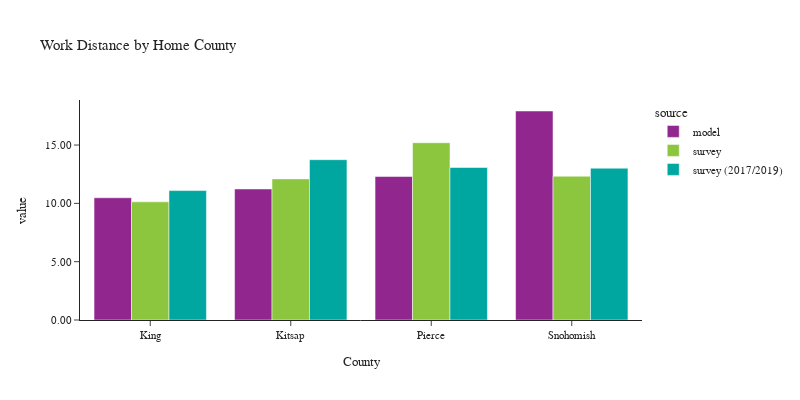

Notebook code for this chart:
### Code cell
plot_work_location(df_workers, 'CountyName_home', 'Home County', 'County')

### Figure 1 — Plotly figure (JSON) as saved in the notebook; plotly's stock layout.template omitted (floating-point values rounded to 4 significant figures)
{"data": [{"alignmentgroup": "True", "customdata": [[126237], [11859], [40618], [42740]], "hovertemplate": "source=model<br>CountyName_home=%{x}<br>value=%{y}<br>sample count=%{customdata[0]}<extra></extra>", "legendgroup": "model", "marker": {"color": "#91268F", "pattern": {"shape": ""}}, "name": "model", "offsetgroup": "model", "orientation": "v", "showlegend": true, "textposition": "auto", "type": "bar", "x": ["King", "Kitsap", "Pierce", "Snohomish"], "xaxis": "x", "y": [10.48, 11.23, 12.3, 17.92], "yaxis": "y"}, {"alignmentgroup": "True", "customdata": [[1936], [125], [250], [294]], "hovertemplate": "source=survey<br>CountyName_home=%{x}<br>value=%{y}<br>sample count=%{customdata[0]}<extra></extra>", "legendgroup": "survey", "marker": {"color": "#8CC63E", "pattern": {"shape": ""}}, "name": "survey", "offsetgroup": "survey", "orientation": "v", "showlegend": true, "textposition": "auto", "type": "bar", "x": ["King", "Kitsap", "Pierce", "Snohomish"], "xaxis": "x", "y": [10.13, 12.1, 15.2, 12.33], "yaxis": "y"}, {"alignmentgroup": "True", "customdata": [[4683], [139], [407], [366]], "hovertemplate": "source=survey (2017/2019)<br>CountyName_home=%{x}<br>value=%{y}<br>sample count=%{customdata[0]}<extra></extra>", "legendgroup": "survey (2017/2019)", "marker": {"color": "#00A7A0", "pattern": {"shape": ""}}, "name": "survey (2017/2019)", "offsetgroup": "survey (2017/2019)", "orientation": "v", "showlegend": true, "textposition": "auto", "type": "bar", "x": ["King", "Kitsap", "Pierce", "Snohomish"], "xaxis": "x", "y": [11.1, 13.74, 13.08, 13.01], "yaxis": "y"}], "layout": {"barmode": "group", "font": {"size": 11}, "height": 400, "legend": {"title": {"text": "source"}, "tracegroupgap": 0}, "title": {"text": "Work Distance by Home County"}, "width": 800, "xaxis": {"anchor": "y", "domain": [0.0, 1.0], "title": {"text": "County"}}, "yaxis": {"anchor": "x", "domain": [0.0, 1.0], "tickformat": ".2f", "title": {"text": "value"}}}}
